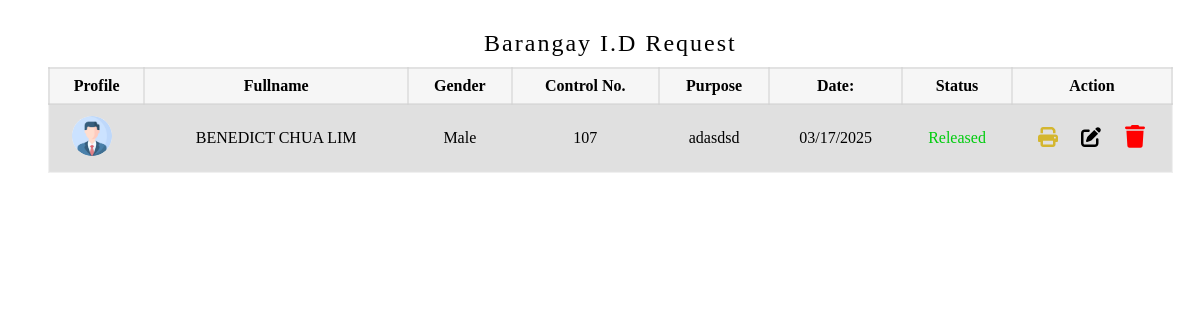
/administrator/admin_panel/certificate_folder/ID.php, run on the app's committed database.
### tables this page shows
CREATE TABLE `barangay_request` (
  `firstname` varchar(200) NOT NULL,
  `middlename` varchar(200) NOT NULL,
  `lastname` varchar(200) NOT NULL,
  `age` int(200) NOT NULL,
  `request_document` varchar(200) NOT NULL,
  `house_number` varchar(200) NOT NULL,
  `sitio_pook` varchar(200) NOT NULL,
  `birthday` date NOT NULL,
  `place_of_birth` varchar(200) NOT NULL,
  `contact_no` varchar(200) NOT NULL,
  `contact_person` varchar(200) NOT NULL,
  `contact_no_contact_person` varchar(200) NOT NULL,
  `live_since_year` varchar(200) NOT NULL,
  `purpose` varchar(200) NOT NULL,
  `status` int(200) NOT NULL,
  `gender` varchar(200) NOT NULL,
  `date_request` date NOT NULL,
  `business_name` varchar(200) NOT NULL,
  `profile` varchar(200) NOT NULL,
  `user_id` int(11) NOT NULL,
  `id` int(11) NOT NULL
);

### administrator/admin_panel/certificate_folder/ID.php (the view, shortened to what this page needs)
<!DOCTYPE html>
<html lang="en">
<head>
    <link rel="stylesheet" href="/BIS/administrator/admin_panel/certificate_folder/table.css">
</head>
<body>
        <?php require("../../../database/conn_db.php");
                $sql = "SELECT DISTINCT * FROM barangay_request WHERE request_document = 'Barangay ID' ORDER BY id DESC LIMIT 12";
                $result = $conn->query($sql);
                if ($result->num_rows > 0) {?>
                  <div id = "searchresult">
                <table>
                        <caption>Barangay I.D Request</caption>
                        <tr>
                            <th>Profile</th>
                            <th>Fullname</th>
                            <th>Gender</th>
                            <th>Control No.</th>
                            <th>Purpose</th>
                            <th>Date:</th>
                            <th>Status</th>
                            <th>Action</th>
                        </tr>
                        <?php
                             while($row = $result->fetch_assoc()) {
                                $id = $row['id'];
                                $firstname = $row["firstname"];
                                $lastname = $row["lastname"];
                                $middlename = $row["middlename"];
                                $purpose = $row["purpose"];
                                $gender = $row["gender"];
                                $profile = $row["profile"];
                                $date_request = $row["date_request"];
                                ?>
                                 <tr class = "table_hover">
                                 <td class = "img"><img src="/BIS/asset/image/user_profile/<?php echo $profile; ?>" alt="" width = 500/></td>
                                    <td><?php echo $firstname ." ". $middlename ." ". $lastname; ?></td>
                                    <td><?php echo $gender; ?></td>
                                    <td><?php echo $id; ?></td>
                                    <td><?php echo $purpose; ?></td>
                                    <td><?php echo  date('m/d/Y',strtotime($date_request));?></td>
                                    <td  style = 'color:blue;'>
                                        <?php
                                            $satus_document =  $row['status'] ;
                                            if ($satus_document == 0){
                                                echo "<p style = 'color:#00572060;'>No data</p>";
                                            }
                                            else if ($satus_document == 1){
                                                echo "<p style = 'color:red;'>Pending</p>";
                                            }
                                            else if ($satus_document == 2){
                                                echo "<p style = 'color:orange;'>Processing</p>";
                                            }
                                            else if ($satus_document == 3){
                                                echo "<p style = 'color:blue;'>Ready to Pick-up</p>";
                                            }
                                            else if ($satus_document == 4){
                                                echo "<p style = 'color:#00cc0e;'>Released</p>";
                                            }
                                            else if ($satus_document == 5){
                                                echo "<p style = 'color:red;'>Invalid Purpose</p>";
                                            }
                                        ?>
                                    </td>
                                    <td>
                                        <div id="form_up_del_official">
                                            <button  id = "barangay_print" class = "print_btn" data-id= <?php echo $row ["id"] ?> ></button>
                                            <button id = "edit_list" class = "edit_btn_manage" data-id= <?php echo $row ["id"] ?>></button>
                                            <button id = "delete_official_btn" class = "delete_btn_id" data-id= <?php echo $row ["id"] ?>></button>
                                        </div>
                                        </td>
                                </tr>
                                <?php
                            }
                        ?>
                </table>
                        </div>
                <?php
                }
                ?>
                            <?php include("print.php");?>
                        <?php include("update_req_list.php");?>
                        <?php include("add_request.php");?>
</body>
</html>

### administrator/admin_panel/certificate_folder/table.css (style rules this page uses)
table { border: 2px solid rgba(228, 228, 228, 0.39); margin-left:40px; margin-top: 20px; background-color: rgba(226, 226, 226, 0.322); width: 95%; border-collapse: collapse; transition: all 0.5s ease; border-radius:4px; font-family: "sub_text"; text-align: center; color: var(--1st-text-color); overflow-x: scroll; }
table .img img { height: 40px; width: 40px; border-radius: 20px; border: 1px solid var(--btn-color); margin-left: -10px; }
table td { padding: 8px; }
table th { border: 2px solid rgba(211, 211, 211, 0.562); padding: 8px; }
table tr:nth-child(even) { background-color: #a7a5a548; }
caption { font-size: 2vw; letter-spacing: 2px; background-color: var(--2nd-bg-color); padding-bottom: 10px; padding-top: 10px; color: var(--bg-color); border-radius: 4px; }
#delete_official_btn { color: rgba(255, 0, 0, 0.342); }
#form_up_del_official { display: flex; justify-content:space-evenly ; align-items: center; }
#edit_list { color: var(--bg-color); cursor: pointer; padding: 3px 5px 3px 5px; background-color: transparent; border-radius: 4px; font-size: 0.9rem; outline: none; border: none; }
#edit_list svg { width: 20px; fill: var(--other-color); }
#barangay_print { color: var(--bg-color); cursor: pointer; padding: 3px 5px 3px 5px; background-color: transparent; border-radius: 4px; font-size: 0.9rem; outline: none; border: none; }
#barangay_print svg { width: 20px; fill: #d4b62f; }
#delete_official_btn { color: var(--bg-color); cursor: pointer; padding: 3px 5px 3px 5px; background-color: transparent; border-radius: 4px; border: 1px solid rgb(197, 197, 197); outline: none; border: none; font-size: 0.9rem; }
#delete_official_btn svg { width: 20px; fill: red; }

### data on the page
barangay_request: profile (picture), firstname "BENEDICT", middlename "CHUA", lastname "LIM", gender "Male", id "107", purpose "adasdsd", date_request "03/17/2025", status "Released"
